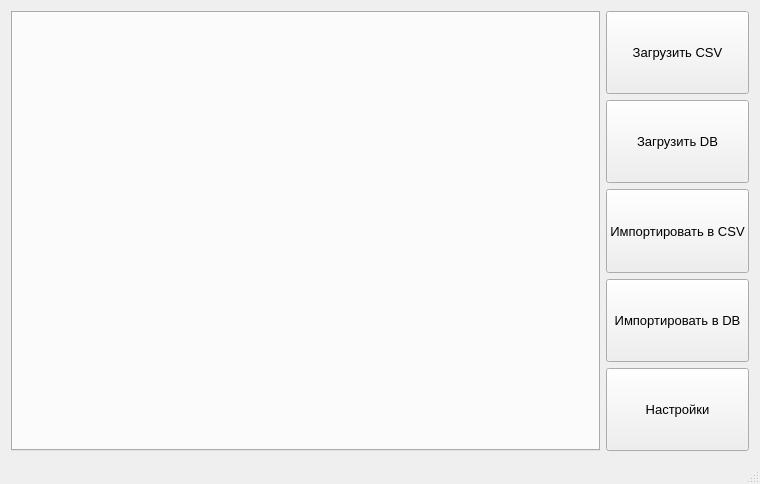
<?xml version="1.0" encoding="UTF-8"?>
<ui version="4.0">
 <class>MainWindow</class>
 <widget class="QMainWindow" name="MainWindow">
  <property name="geometry">
   <rect>
    <x>0</x>
    <y>0</y>
    <width>760</width>
    <height>484</height>
   </rect>
  </property>
  <property name="font">
   <font>
    <pointsize>10</pointsize>
   </font>
  </property>
  <property name="windowTitle">
   <string>MainWindow</string>
  </property>
  <widget class="QWidget" name="centralWidget">
   <layout class="QGridLayout" name="gridLayout">
    <item row="0" column="0" rowspan="5">
     <widget class="QTabWidget" name="tab_widget">
      <property name="currentIndex">
       <number>-1</number>
      </property>
     </widget>
    </item>
    <item row="0" column="1">
     <widget class="QPushButton" name="button_read_csv">
      <property name="sizePolicy">
       <sizepolicy hsizetype="Minimum" vsizetype="Expanding">
        <horstretch>0</horstretch>
        <verstretch>0</verstretch>
       </sizepolicy>
      </property>
      <property name="text">
       <string>Загрузить CSV</string>
      </property>
     </widget>
    </item>
    <item row="1" column="1">
     <widget class="QPushButton" name="button_read_db">
      <property name="sizePolicy">
       <sizepolicy hsizetype="Minimum" vsizetype="Expanding">
        <horstretch>0</horstretch>
        <verstretch>0</verstretch>
       </sizepolicy>
      </property>
      <property name="text">
       <string>Загрузить DB</string>
      </property>
     </widget>
    </item>
    <item row="2" column="1">
     <widget class="QPushButton" name="button_to_csv">
      <property name="sizePolicy">
       <sizepolicy hsizetype="Minimum" vsizetype="Expanding">
        <horstretch>0</horstretch>
        <verstretch>0</verstretch>
       </sizepolicy>
      </property>
      <property name="text">
       <string>Импортировать в CSV</string>
      </property>
     </widget>
    </item>
    <item row="3" column="1">
     <widget class="QPushButton" name="button_to_db">
      <property name="sizePolicy">
       <sizepolicy hsizetype="Minimum" vsizetype="Expanding">
        <horstretch>0</horstretch>
        <verstretch>0</verstretch>
       </sizepolicy>
      </property>
      <property name="text">
       <string>Импортировать в DB</string>
      </property>
     </widget>
    </item>
    <item row="4" column="1">
     <widget class="QPushButton" name="button_settings">
      <property name="sizePolicy">
       <sizepolicy hsizetype="Minimum" vsizetype="Expanding">
        <horstretch>0</horstretch>
        <verstretch>0</verstretch>
       </sizepolicy>
      </property>
      <property name="text">
       <string>Настройки</string>
      </property>
     </widget>
    </item>
   </layout>
  </widget>
  <widget class="QStatusBar" name="status_bar"/>
 </widget>
 <layoutdefault spacing="6" margin="11"/>
 <resources/>
 <connections/>
</ui>
